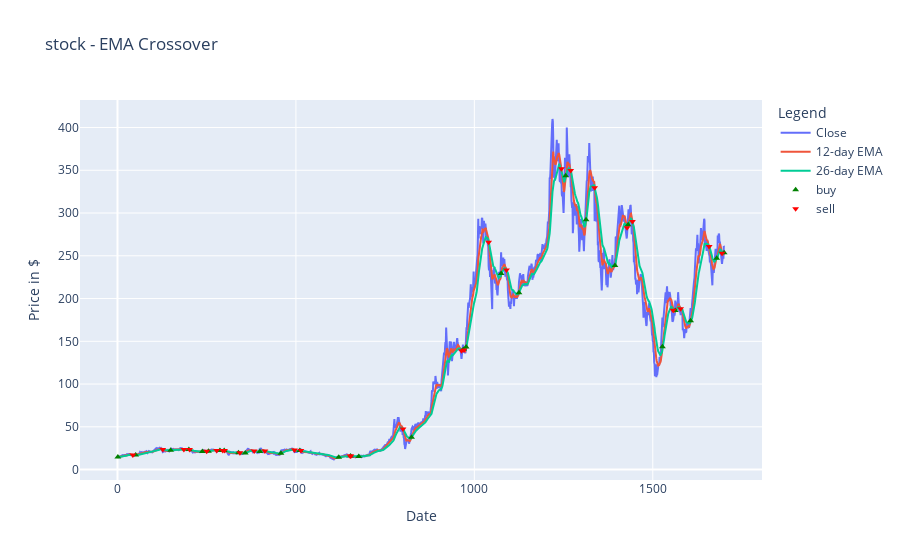

Notebook code cell kept with this figure:
### Code cell
'''fig = plt.figure(figsize = (25,10))

stock['Close'].plot(color = 'k', lw = 1, label = 'Close Price')
stock['EMA_12'].plot(color = 'b', lw = 1, label = '12-day EMA')
stock['EMA_26'].plot(color = 'g', lw = 1, label = '26-day EMA')

plt.plot(stock[stock['EMA_Position'] == 1].index,
         stock['EMA_12'][stock['EMA_Position'] == 1],
         '^', markersize = 10, color = 'g', label = 'buy')

plt.plot(stock[stock['EMA_Position'] == -1].index,
         stock['EMA_12'][stock['EMA_Position'] == -1],
         'v', markersize = 10, color = 'r', label = 'sell')

plt.ylabel('Price in USD')
plt.xlabel('Date')
plt.title('stock - EMA Crossover')
plt.legend()
plt.grid()
plt.show()

fig.savefig('EMA_Crossover_Plot.png')'''
import plotly.graph_objects as go

fig = go.Figure()

fig.add_trace(go.Scatter(x=stock['Date'], y=stock['Close'], name='Close'))
fig.add_trace(go.Scatter(x=stock['Date'], y=stock['EMA_12'], name='12-day EMA'))
fig.add_trace(go.Scatter(x=stock['Date'], y=stock['EMA_26'], name='26-day EMA'))

fig.add_trace(go.Scatter(
    x=stock[stock['EMA_Position'] == 1].index, 
    y=stock['EMA_12'][stock['EMA_Position'] == 1],
    mode='markers',
    marker=dict(color='green', symbol='triangle-up'),
    name='buy'
))

fig.add_trace(go.Scatter(
    x=stock[stock['EMA_Position'] == -1].index,
    y=stock['EMA_12'][stock['EMA_Position'] == -1], 
    mode='markers',
    marker=dict(color='red', symbol='triangle-down'),
    name='sell'
))

fig.update_layout(
    title='stock - EMA Crossover',
    xaxis_title='Date',
    yaxis_title='Price in $',
    legend_title='Legend',
)

fig.show()

### Figure 1 — Plotly figure (JSON) as saved in the notebook; plotly's stock layout.template omitted (floating-point values rounded to 4 significant figures; data arrays with more than 128 entries replaced by an {"elided": "..."} marker saying what was removed)
{"data": [{"name": "Close", "type": "scatter", "x": {"elided": "1702 int values"}, "y": {"elided": "1702 float values"}}, {"name": "12-day EMA", "type": "scatter", "x": {"elided": "1702 int values"}, "y": {"elided": "1702 float values"}}, {"name": "26-day EMA", "type": "scatter", "x": {"elided": "1702 int values"}, "y": {"elided": "1702 float values"}}, {"marker": {"color": "green", "symbol": "triangle-up"}, "mode": "markers", "name": "buy", "type": "scatter", "x": [1, 51, 149, 200, 238, 255, 287, 299, 339, 358, 399, 458, 511, 620, 653, 676, 824, 969, 977, 1075, 1125, 1256, 1313, 1394, 1431, 1527, 1563, 1606, 1679, 1700], "y": [14.57, 16.99, 22.63, 23.61, 21.2, 21.46, 22.44, 22.44, 19.79, 19.53, 21.16, 19.19, 22.35, 14.42, 15.8, 15.31, 37.9, 140.5, 143.3, 229.2, 206.7, 343.6, 292.2, 238.7, 286.3, 143.6, 186.1, 174.1, 247.2, 253.7]}, {"marker": {"color": "red", "symbol": "triangle-down"}, "mode": "markers", "name": "sell", "type": "scatter", "x": [43, 127, 186, 202, 250, 278, 295, 300, 343, 383, 413, 496, 514, 652, 654, 800, 964, 971, 1040, 1090, 1244, 1270, 1337, 1428, 1443, 1557, 1578, 1658, 1694], "y": [17.0, 23.45, 23.6, 23.5, 21.43, 22.27, 22.41, 22.34, 19.7, 21.6, 21.86, 22.83, 22.2, 15.78, 15.78, 47.6, 139.0, 139.9, 265.7, 233.5, 351.8, 349.7, 329.5, 282.7, 290.1, 186.2, 188.1, 260.9, 253.1]}], "layout": {"legend": {"title": {"text": "Legend"}}, "title": {"text": "stock - EMA Crossover"}, "xaxis": {"title": {"text": "Date"}}, "yaxis": {"title": {"text": "Price in $"}}}}
